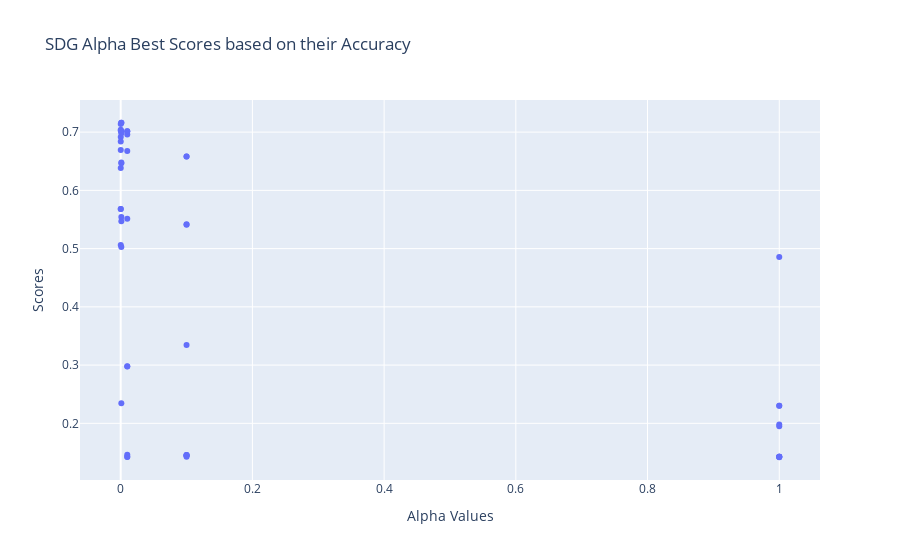

Notebook code for this chart:
### Code cell
#import plotly.express as px
fig = px.scatter(x=list(sgd.cv_results_['param_sgd__alpha']), 
                y=list(sgd.cv_results_['mean_test_score']), 
                labels={
                    "x": "Alpha Values",
                    "y": "Scores"
                },
                    title="SDG Alpha Best Scores based on their Accuracy")
fig.show()

### Figure 1 — Plotly figure (JSON) as saved in the notebook; plotly's stock layout.template omitted (floating-point values rounded to 4 significant figures)
{"data": [{"hovertemplate": "Alpha Values=%{x}<br>Scores=%{y}<extra></extra>", "legendgroup": "", "marker": {"color": "#636efa", "symbol": "circle"}, "mode": "markers", "name": "", "orientation": "v", "showlegend": false, "type": "scatter", "x": [0.0001, 0.0001, 0.0001, 0.0001, 0.0001, 0.0001, 0.0001, 0.0001, 0.0001, 0.0001, 0.001, 0.001, 0.001, 0.001, 0.001, 0.001, 0.001, 0.001, 0.001, 0.001, 0.01, 0.01, 0.01, 0.01, 0.01, 0.01, 0.01, 0.01, 0.01, 0.01, 0.1, 0.1, 0.1, 0.1, 0.1, 0.1, 0.1, 0.1, 0.1, 0.1, 1, 1, 1, 1, 1, 1, 1, 1, 1, 1], "xaxis": "x", "y": [0.6914, 0.7039, 0.6839, 0.7141, 0.6695, 0.7023, 0.5062, 0.568, 0.568, 0.6386, 0.5029, 0.7014, 0.5468, 0.6982, 0.6477, 0.7161, 0.2343, 0.5543, 0.6464, 0.7161, 0.1427, 0.6959, 0.1461, 0.6675, 0.2979, 0.7014, 0.1421, 0.5513, 0.2977, 0.7014, 0.1446, 0.5409, 0.1446, 0.3345, 0.1455, 0.6582, 0.1427, 0.5416, 0.1455, 0.6582, 0.1427, 0.1948, 0.1427, 0.1979, 0.1427, 0.2302, 0.1418, 0.4857, 0.1427, 0.2302], "yaxis": "y"}], "layout": {"legend": {"tracegroupgap": 0}, "title": {"text": "SDG Alpha Best Scores based on their Accuracy"}, "xaxis": {"anchor": "y", "domain": [0, 1], "title": {"text": "Alpha Values"}}, "yaxis": {"anchor": "x", "domain": [0, 1], "title": {"text": "Scores"}}}}
